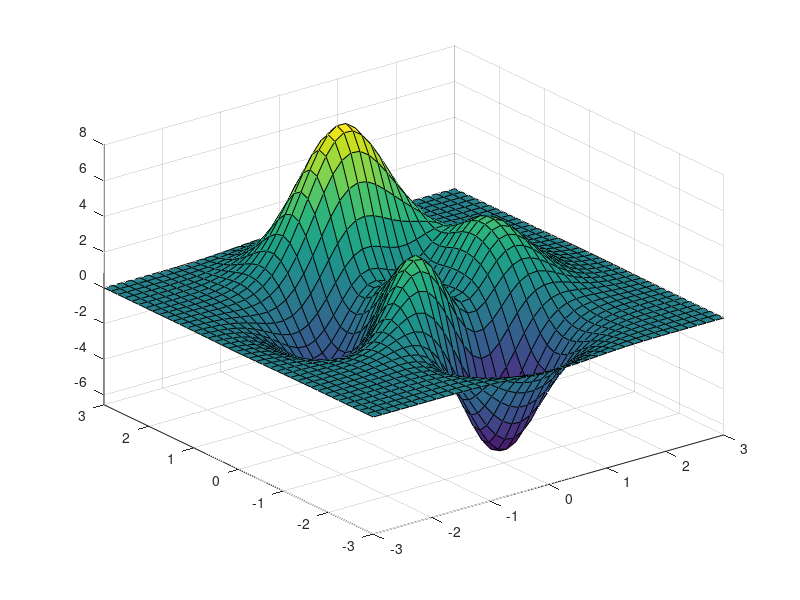

Write the MATLAB code that produced this figure. (Note: this script raises an error after producing the figure.)
% ANIM_DEMO Demonstration of how to make a FLC movie in Matlab/UNIX
% using ANIM_FRAME and ANIM_MAKE.  
%
% The technique is to grab each frame exactly as it appears in the
% figure window using GETFRAME (a.k.a. CAPTURE) to get the image,
% and then using IMWRITE to output the image to a file.  These images
% are then assembled into a FLC format animation using the Unix program
% "ppm2fli".  Since IMWRITE doesn't write out the PPM images that 
% "ppm2fli" natively uses, we use the '-f ' option in ppm2fli and supply
%  the name of a pcx to ppm conversion routine "pcxtoppm" and "convert"
%  are popular free programs that build easily on nearly all UNIX platforms
%  as the filter (or conversion) program. See ANIM_MAKE.m for details
%  about where to get these UNIX programs. 
%
% To run ANIM_DEMO, you need PPM2FLI installed and in your UNIX path, 
% available at:  http://vento.pi.tu-berlin.du/ppm2fli/main.html
% 
% You also need a PCX to PPM conversion tool installed.  See ANIM_MAKE.m
% for details.
 
% Rich Signell (rsignell@usgs.gov)
% 

peaks(40);
[ax,el]=view;

for i=1:9
  view(ax,el+i*2);

% STEP 1. Make each frame with ANIM_FRAME
  anim_frame('peaks',i);

end

% STEP 2. Make the frames into a FLC with ANIM_MAKE

% option 1: just make the .flc:

anim_make;

% option 2: 
% providing a string argument causes the .flc
% file to be zipped, and then HTML to be
% generated that references the .zip file and
% the FLIPLAY applet.    You can get the FLIPLAY
% applet at http://vento.pi.tu-berlin.de/fliplay/main.html

%anim_make('peaks movie');  
                           

